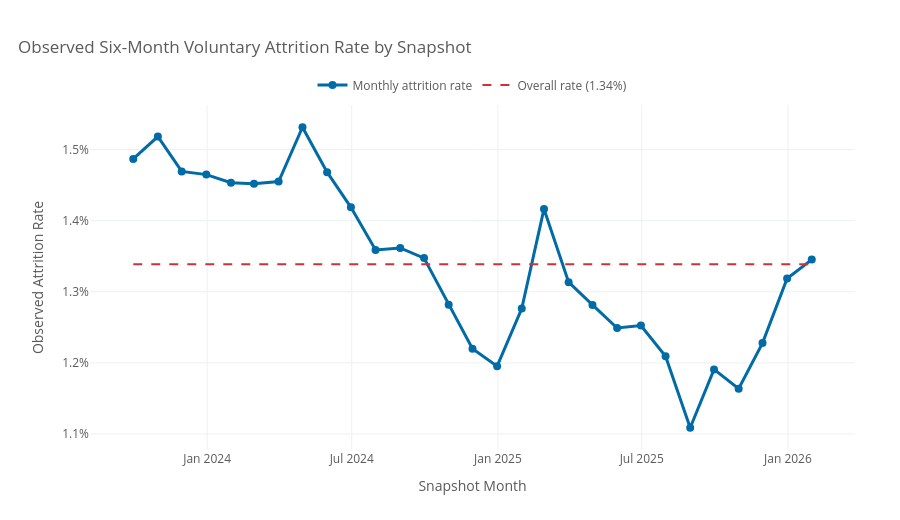

Write notebook code for a chart like this one.
### Markdown cell above
## 6. Patterns That Inform Modeling

The final views add time, tenure-pay interactions, performance, and manager context. Together with the categorical review, they show why a useful model will need calendar-based evaluation and a combination of employee, occupational, and workplace features rather than one simple rule.

### Code cell
# Calculate the six-month attrition rate and headcount for each mature snapshot.
# attrition_cases sums the binary target, so it counts positive employee-month records.
attrition_by_month = (
    df_model.groupby("snapshot_date")
    .agg(
        headcount=(TARGET_COL, "size"),
        attrition_cases=(TARGET_COL, "sum"),
        attrition_rate=(TARGET_COL, "mean"),
    )
    .reset_index()
    .sort_values("snapshot_date")
)
overall_attrition_rate = df_model[TARGET_COL].mean()

fig = go.Figure()
fig.add_trace(
    go.Scatter(
        x=attrition_by_month["snapshot_date"],
        y=attrition_by_month["attrition_rate"],
        mode="lines+markers",
        name="Monthly attrition rate",
        line={"color": kp_palette_dict["blue"], "width": 3},
        marker={"color": kp_palette_dict["blue"], "size": 8},
        customdata=attrition_by_month[["headcount", "attrition_cases"]],
        hovertemplate=(
            "Monthly rate: %{y:.2%}"
            "<br>Snapshot headcount: %{customdata[0]:,}"
            "<br>Attrition cases: %{customdata[1]:,.0f}<extra></extra>"
        ),
    )
)
fig.add_trace(
    go.Scatter(
        x=attrition_by_month["snapshot_date"],
        y=np.repeat(overall_attrition_rate, len(attrition_by_month)),
        mode="lines",
        name=f"Overall rate ({overall_attrition_rate:.2%})",
        line={"color": kp_palette_dict["red"], "width": 2, "dash": "dash"},
        hovertemplate="Overall rate: %{y:.2%}<extra></extra>",
    )
)

apply_plotly_layout(
    fig,
    "Observed Six-Month Voluntary Attrition Rate by Snapshot",
    height=520,
    left_margin=90,
)
fig.update_xaxes(title_text="Snapshot Month")
fig.update_yaxes(title_text="Observed Attrition Rate", tickformat=".1%")
fig.update_layout(
    showlegend=True,
    hovermode="x unified",
    legend={
        "orientation": "h",
        "y": 1.10,
        "x": 0.5,
        "xanchor": "center",
        "title_text": "",
    },
    margin={"l": 90, "r": 45, "t": 105, "b": 70},
)
show_plotly_figure(fig)

print("Lowest monthly rate:", f"{attrition_by_month['attrition_rate'].min():.2%}")
print("Highest monthly rate:", f"{attrition_by_month['attrition_rate'].max():.2%}")

### Figure 1 — Plotly figure (JSON) as saved in the notebook; plotly's stock layout.template omitted (floating-point values rounded to 4 significant figures)
{"data": [{"customdata": [[89450.0, 1330.0], [89710.0, 1362.0], [89840.0, 1320.0], [89980.0, 1318.0], [90060.0, 1309.0], [90160.0, 1309.0], [90580.0, 1318.0], [90700.0, 1389.0], [90860.0, 1334.0], [91420.0, 1297.0], [91480.0, 1243.0], [91800.0, 1250.0], [91960.0, 1239.0], [91970.0, 1179.0], [91560.0, 1117.0], [91350.0, 1092.0], [91270.0, 1165.0], [91140.0, 1291.0], [91130.0, 1197.0], [90900.0, 1165.0], [90790.0, 1134.0], [91170.0, 1142.0], [91040.0, 1101.0], [91270.0, 1012.0], [91450.0, 1089.0], [91340.0, 1063.0], [91140.0, 1119.0], [91000.0, 1200.0], [90990.0, 1224.0]], "hovertemplate": "Monthly rate: %{y:.2%}<br>Snapshot headcount: %{customdata[0]:,}<br>Attrition cases: %{customdata[1]:,.0f}<extra></extra>", "line": {"color": "#006BA6", "width": 3}, "marker": {"color": "#006BA6", "size": 8}, "mode": "lines+markers", "name": "Monthly attrition rate", "type": "scatter", "x": ["2023-09-30T00:00:00", "2023-10-31T00:00:00", "2023-11-30T00:00:00", "2023-12-31T00:00:00", "2024-01-31T00:00:00", "2024-02-29T00:00:00", "2024-03-31T00:00:00", "2024-04-30T00:00:00", "2024-05-31T00:00:00", "2024-06-30T00:00:00", "2024-07-31T00:00:00", "2024-08-31T00:00:00", "2024-09-30T00:00:00", "2024-10-31T00:00:00", "2024-11-30T00:00:00", "2024-12-31T00:00:00", "2025-01-31T00:00:00", "2025-02-28T00:00:00", "2025-03-31T00:00:00", "2025-04-30T00:00:00", "2025-05-31T00:00:00", "2025-06-30T00:00:00", "2025-07-31T00:00:00", "2025-08-31T00:00:00", "2025-09-30T00:00:00", "2025-10-31T00:00:00", "2025-11-30T00:00:00", "2025-12-31T00:00:00", "2026-01-31T00:00:00"], "y": [0.01487, 0.01518, 0.01469, 0.01465, 0.01453, 0.01452, 0.01455, 0.01531, 0.01468, 0.01419, 0.01359, 0.01362, 0.01347, 0.01282, 0.0122, 0.01195, 0.01276, 0.01417, 0.01314, 0.01282, 0.01249, 0.01253, 0.01209, 0.01109, 0.01191, 0.01164, 0.01228, 0.01319, 0.01345]}, {"hovertemplate": "Overall rate: %{y:.2%}<extra></extra>", "line": {"color": "#CB333B", "dash": "dash", "width": 2}, "mode": "lines", "name": "Overall rate (1.34%)", "type": "scatter", "x": ["2023-09-30T00:00:00", "2023-10-31T00:00:00", "2023-11-30T00:00:00", "2023-12-31T00:00:00", "2024-01-31T00:00:00", "2024-02-29T00:00:00", "2024-03-31T00:00:00", "2024-04-30T00:00:00", "2024-05-31T00:00:00", "2024-06-30T00:00:00", "2024-07-31T00:00:00", "2024-08-31T00:00:00", "2024-09-30T00:00:00", "2024-10-31T00:00:00", "2024-11-30T00:00:00", "2024-12-31T00:00:00", "2025-01-31T00:00:00", "2025-02-28T00:00:00", "2025-03-31T00:00:00", "2025-04-30T00:00:00", "2025-05-31T00:00:00", "2025-06-30T00:00:00", "2025-07-31T00:00:00", "2025-08-31T00:00:00", "2025-09-30T00:00:00", "2025-10-31T00:00:00", "2025-11-30T00:00:00", "2025-12-31T00:00:00", "2026-01-31T00:00:00"], "y": [0.01339, 0.01339, 0.01339, 0.01339, 0.01339, 0.01339, 0.01339, 0.01339, 0.01339, 0.01339, 0.01339, 0.01339, 0.01339, 0.01339, 0.01339, 0.01339, 0.01339, 0.01339, 0.01339, 0.01339, 0.01339, 0.01339, 0.01339, 0.01339, 0.01339, 0.01339, 0.01339, 0.01339, 0.01339]}], "layout": {"font": {"color": "#5A5A5A"}, "height": 520, "hoverlabel": {"bgcolor": "white"}, "hovermode": "x unified", "legend": {"orientation": "h", "title": {"text": ""}, "x": 0.5, "xanchor": "center", "y": 1.1}, "margin": {"b": 70, "l": 90, "r": 45, "t": 105}, "paper_bgcolor": "white", "plot_bgcolor": "white", "showlegend": true, "title": {"text": "Observed Six-Month Voluntary Attrition Rate by Snapshot", "x": 0.02, "xanchor": "left"}, "xaxis": {"title": {"text": "Snapshot Month"}}, "yaxis": {"tickformat": ".1%", "title": {"text": "Observed Attrition Rate"}}}}
